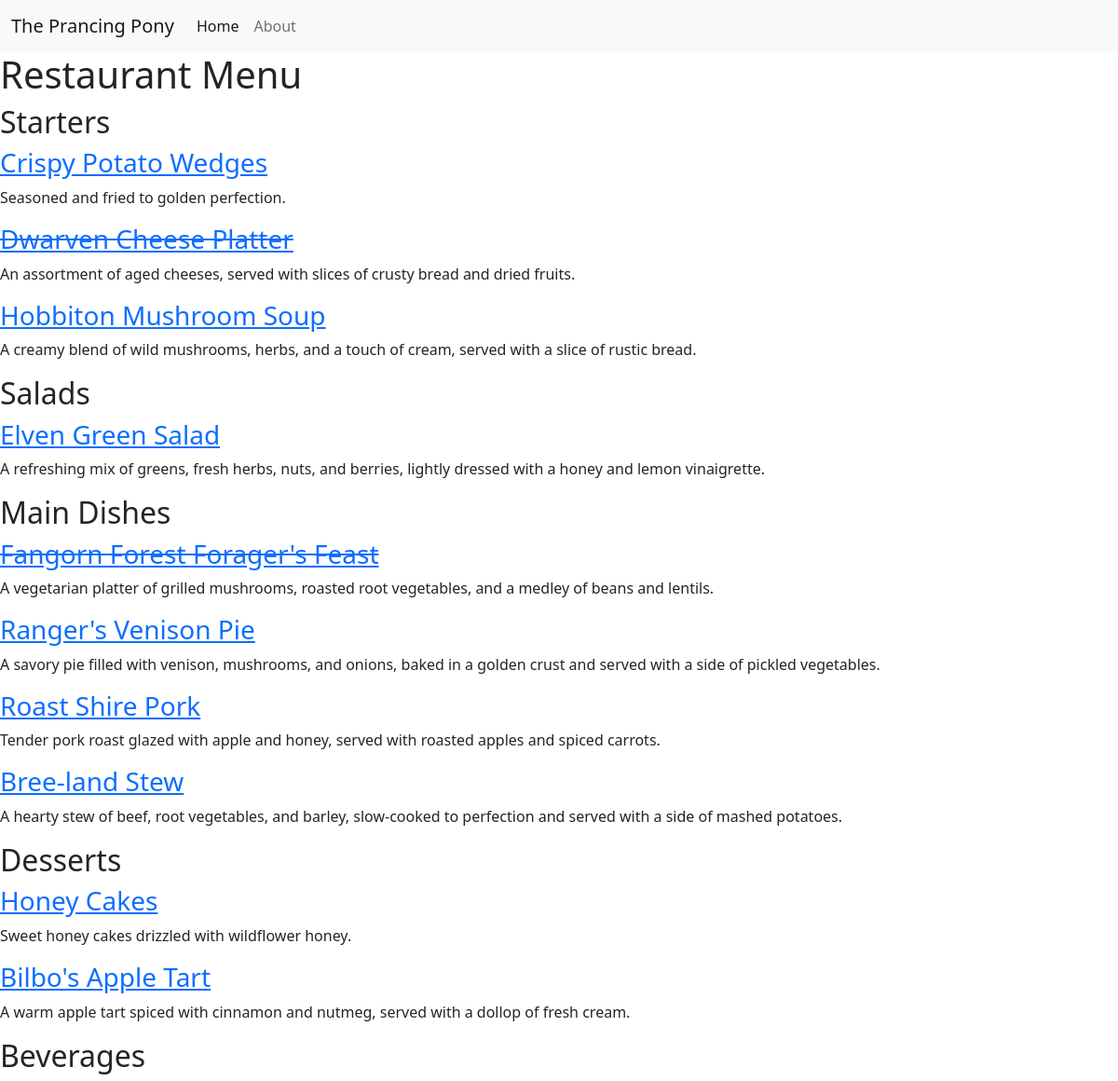
Before: / with the older database file.
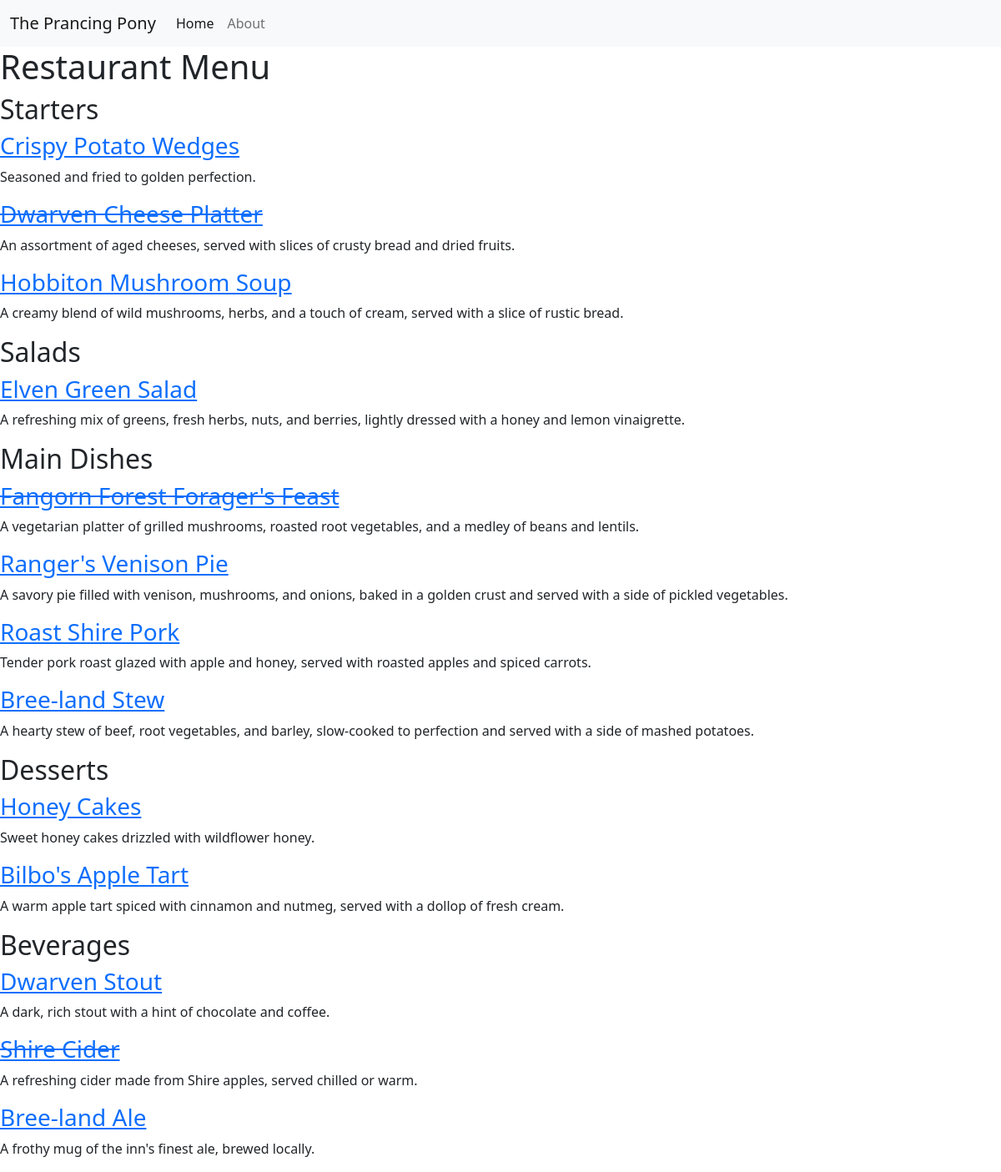
After: the same page with the newer database file.
### restaurant_menu/models.py (models this page shows, shortened)
class Item(models.Model):
    meal = models.CharField(max_length=1000, unique=True)
    description = models.CharField(max_length=2000)
    price = models.DecimalField(max_digits=10, decimal_places=2)
    meal_type = models.CharField(max_length=200, choices=MEAL_TYPE)
    author = models.ForeignKey(User, on_delete=models.PROTECT)
    status = models.IntegerField(choices=STATUS, default=1)
    date_created = models.DateTimeField(auto_now_add=True)
    date_updated = models.DateTimeField(auto_now=True)

### restaurant_menu/views.py (the view)
# urls.py: path('', views.MenuList.as_view(), name='home'),  # the class in views.py
class MenuList(generic.ListView):
    queryset = Item.objects.order_by("-date_created")
    template_name = "index.html"
    def get_context_data(self, **kwargs):
        context = super().get_context_data(**kwargs)
        context["meals"] = MEAL_TYPE  # will use as headings
        return context

### restaurant_menu/templates/index.html
{% extends 'base.html' %}
{% block content %}
    <h1>Restaurant Menu</h1>
    {% for meal in meals %}
        <h2>{{ meal.1 }}</h2>
            {% for row in item_list %}
                {% if row.meal_type == meal.0 %}
                    {% if row.status == 0 %}
                        <a href="{% url 'menu_item' row.pk %}"><h3><del>{{ row.meal }}</del></h3></a>
                        <p>{{ row.description }}</p>
                    {% elif row.status == 1 %}
                        <a href="{% url 'menu_item' row.pk %}"><h3>{{ row.meal }}</h3></a>
                        <p>{{ row.description }}</p>
                    {% endif %}
                {% endif %}
            {% endfor %}
    {% endfor %}
{% endblock content %}

Changed rows visible on the page:
added Item: meal "Dwarven Stout", description "A dark, rich stout with a hint of chocolate and coffee.", shown under "Beverages"
added Item: meal "Shire Cider", description "A refreshing cider made from Shire apples, served chilled or warm.", shown under "Beverages"
added Item: meal "Bree-land Ale", description "A frothy mug of the inn's finest ale, brewed locally.", shown under "Beverages"
